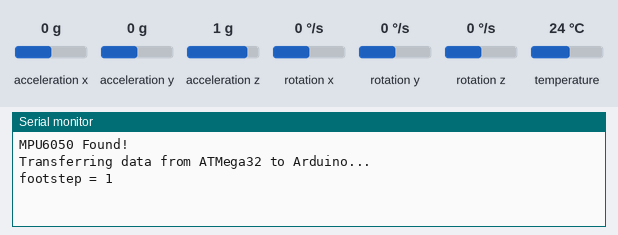
Bench run of a sketch on a simulated Arduino Uno, built with avr-gcc and run on an emulated ATmega328P. Shown: the last lines printed to the serial monitor. The test bench sets the inputs (shaded band); at power-on: acceleration z 1 g, acceleration x 0 g, acceleration y 0 g, rotation x 0 °/s, rotation y 0 °/s, rotation z 0 °/s, temperature 24 °C. The modem accepts every AT command (registered, SIM ready, sends succeed) and sends nothing else.

Above: at 1.3 s.
1.4 s: acceleration z set to -1.4 g
At 3.2 s:
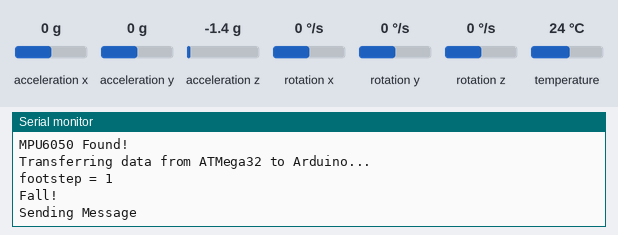
3.9 s: acceleration z set to 0.8 g
At 5.4 s:
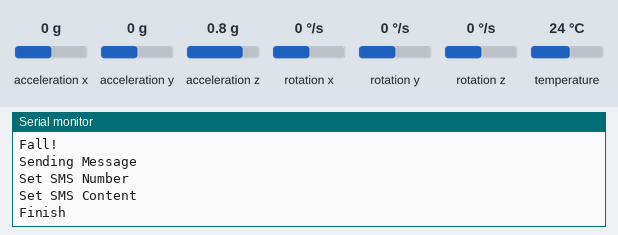
Timing chart, 0 to 6.9 s (numbered marks = the images above; inputs shaded):
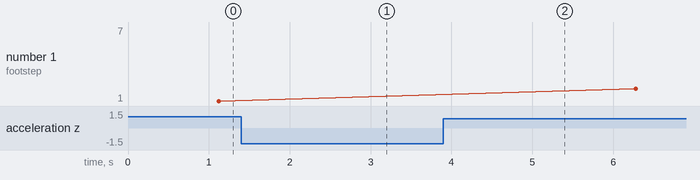

The sketch:

mpu_gsm_integrated.ino
```cpp
#include <LiquidCrystal.h>

#include <SoftwareSerial.h>
SoftwareSerial SIM900A(10,11);

#include <Adafruit_MPU6050.h>
#include <Adafruit_Sensor.h>
#include <Wire.h>

Adafruit_MPU6050 mpu;

int delay_cnt = 0;
int footstep = 0;
int fall_delay_cnt = 0;
bool isRotated = false;
int stableCount = 0;
bool isFall = false;
String smsMessage;
String receivedMessage;
int noOfReception = 0;

void setup(void) {
  SIM900A.begin(115200);
  Serial.begin(9600);
  pinMode(0,INPUT);

  smsMessage = smsMessage + "Fallout detected!!!!!";

  // Try to initialize!
  if (!mpu.begin()) {
    Serial.println("Failed to find MPU6050 chip");
    while (1) {
      delay(10);
    }
  }
  Serial.println("MPU6050 Found!");

  // set accelerometer range to +-8G
  mpu.setAccelerometerRange(MPU6050_RANGE_8_G);

  // set gyro range to +- 500 deg/s
  mpu.setGyroRange(MPU6050_RANGE_500_DEG);

  // set filter bandwidth to 21 Hz
  mpu.setFilterBandwidth(MPU6050_BAND_21_HZ);

  Serial.println ("Transferring data from ATMega32 to Arduino...");

  delay(100);
}


void SendMessage()
{
  SIM900A.println("AT");
  Serial.println ("Sending Message");
  SIM900A.println("AT+CMGF=1");    //Sets the GSM Module in Text Mode
  delay(1000);
  Serial.println ("Set SMS Number");
  SIM900A.println("AT+CMGS=\"+8801724729159\"\r"); //Mobile phone number to send message
  delay(1000);
  Serial.println ("Set SMS Content");
  SIM900A.println(smsMessage);// Messsage content
  delay(100);
  Serial.println ("Finish");
  SIM900A.println((char)26);// ASCII code of CTRL+Z
  delay(1000);
  Serial.println ("Message has been sent");
}

void loop() {
  if (Serial.available() > 0){
      receivedMessage = Serial.readString();
      //Serial.println(receivedMessage);
      noOfReception++;
  }
  if(noOfReception == 5){
      noOfReception = 0;
      smsMessage = receivedMessage;
      smsMessage = smsMessage + "Footstep = " + footstep;
      Serial.println(smsMessage);
      SendMessage();
  }

  sensors_event_t a, g, temp;
  mpu.getEvent(&a, &g, &temp);
  delay(100);
  //Serial.println(a.acceleration.z, 6);

   if(stableCount < 10){
      stableCount++;
   }

   if(stableCount == 10){
       if(a.acceleration.z < -5.0){
           isRotated = true;
           fall_delay_cnt++;
           if(fall_delay_cnt % 10 == 0){
              Serial.println("Fall!");
              SendMessage();
           }
       }
       else{
          isRotated = false;
       }

       if(!isRotated){
         if(fall_delay_cnt % 5 == 0 && (a.acceleration.z < 7.0)){
             fall_delay_cnt++;
         }
         else if(fall_delay_cnt % 5 != 0 && (a.acceleration.z < 7.0)){
            fall_delay_cnt++;
            if(fall_delay_cnt % 5 == 0){
              isFall = true;
              Serial.println("Fall!");
              SendMessage();
            }
         }
         else if(isFall && (a.acceleration.z > 11 || a.acceleration.z < 10)){
            isFall = false;
         }
         else if(!isFall && delay_cnt%10 == 0 && (a.acceleration.z > 11 || a.acceleration.z < 10)){

            fall_delay_cnt = 0;
            delay_cnt++;
            footstep++;
            Serial.print("footstep = ");
            Serial.println(footstep);
         }
         else if(!isFall && delay_cnt%10 == 0 && (a.acceleration.z <= 11 && a.acceleration.z >= 10))
         {
          fall_delay_cnt = 0;
         }
         else{
            fall_delay_cnt = 0;
            delay_cnt++;
         }
       }
   }
}
```

Measured:
- after the input at 1.4 s, the serial monitor: prints a new line after 1.1 s (image 1)
- plotted number 1: 1 → 7 after the input at 3.9 s
